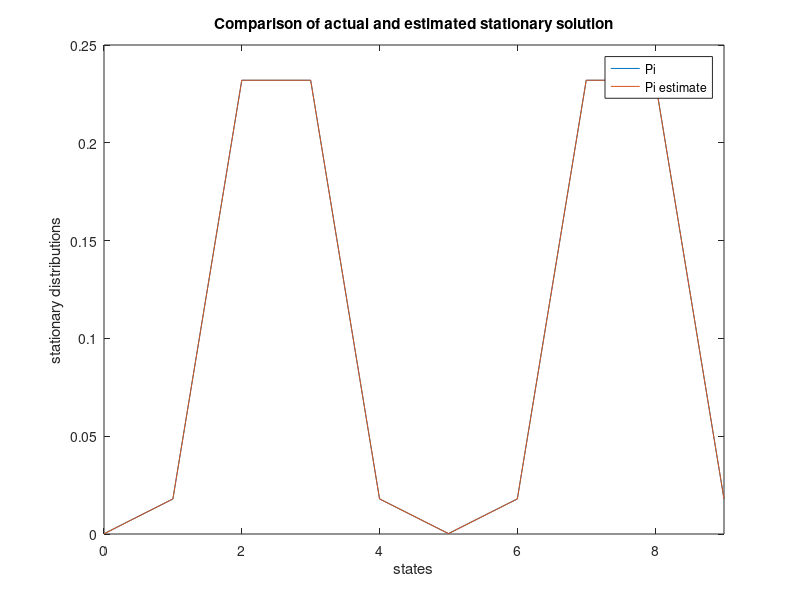

Here is the MATLAB script that generated this plot:
% Script to construct a Q matrix for a given stationary state distribution
% Pi, the code assumes that Pi has no zero entries <----------------------
clear all
clc
close all

% Set boolean for tridiagonal or general Q and type of Pi
struc = 2;
nState = 10;
statdistr = 2;
states = 0:nState-1;

% Construct different desired stationary distributions
switch(statdistr)
    case 1
        % Probabilities obtained from random numbers
        Pi = rand(1, nState);
    case 2
        % Bimodal distribution obtained from 2 Gaussian distributions
        if nState <= 5
            error('Not enough states for sensible bimodal form');
        end
        mu1 = nState/4;
        sigma1 = mu1/4;
        mu2 = 3*nState/4;
        sigma2 = mu2/12;
        Pi = normpdf(states, mu1, sigma1) + normpdf(states, mu2, sigma2);
    otherwise
        error(['No distribution available for statdistr = ' num2str(statdistr)]);
end

% Ensure Pi sums to 1 and choose the unconstrainted Q entries as a
Pi = Pi/sum(Pi);
a = 100*rand(1, nState-1);

% Ensure no zero Pi entries
if any(Pi == 0)
    error('No support for Pi with zero entries');
end

% Construct a Q matrix based on required structure
switch(struc)
    
    case 1
        % Solution for tridiagonal Q matrix
        r = Pi(1:end-1)./Pi(2:end);
        b = r.*a;
        Q = diag(a, 1) + diag(b, -1);
        Q = Q - diag(sum(Q, 2));
        
    case 2
        % Solution for tridiagonal with two corner entries - first
        % calculate homogeneous general solution
        r = Pi(1:end-1)./Pi(2:end);
        b = r.*a;
        
        % Calculate extra parameters from settings
        delta = 10;
        epsn = 100;
        eps1 = (delta + epsn*Pi(end))/Pi(1);
        
        % Obtain final b vector - particular solution
        b = b + delta./Pi(2:end);
        Q = diag(a, 1) + diag(b, -1);
        Q(1, nState) = eps1;
        Q(nState, 1) = epsn;
        Q = Q - diag(sum(Q, 2));

                
    otherwise
        error(['Q structure of struc = ' num2str(struc) ' not supported']);
end

% Check that the Q matrix is properly conditioned
if any(diag(Q) > 0)
    error('Q matrix has a positive diagonal element');
end
if sum(sum(Q, 2)) > 10^-10
    error('The row sums are not close enough to 0');
end

% Check that the Q really has Pi as its null space
nu = Pi*Q;
sum_nu = sum(nu);
if sum_nu < 10^-10
    disp('Estimated Q matrix seems correct');
end

% Other checking method with plot
PiEst = null(Q');
PiEst = PiEst/sum(PiEst);
PiEst = PiEst';

% Plot estimate against original
figure;
plot(states, [Pi' PiEst']);
xlim([states(1) states(end)]);
xlabel('states');
ylabel('stationary distributions');
legend('Pi', 'Pi estimate', 'location', 'best');
title('Comparison of actual and estimated stationary solution');